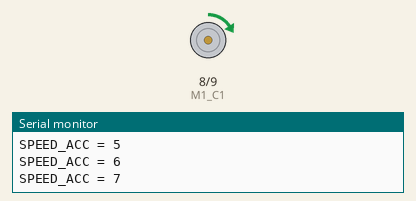
This sketch was run on a simulated Arduino Uno, built with avr-gcc and run on an emulated ATmega328P. Shown: motor-driver pin pairs drawn as motors (green arrow = first pin HIGH = forward, orange = second pin HIGH = backward, longer = more drive, scaled by the enable pin), the last lines printed to the serial monitor.

Above: at 2.16 s.
At 14.14 s:
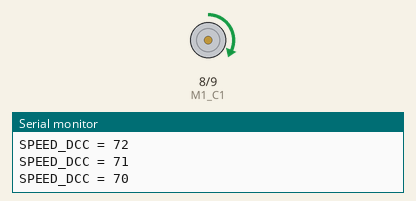
At 27.1 s:
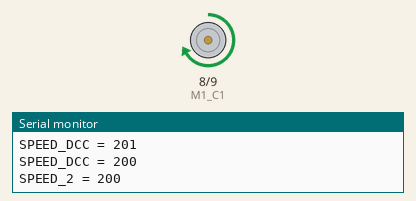
At 37.8 s:
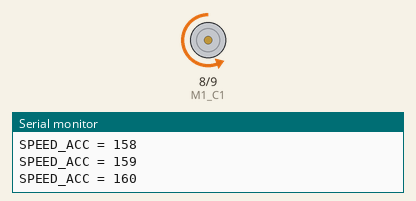
Timing chart, 0 to 40.0 s (numbered marks = the images above):
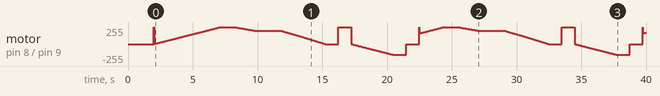

The sketch:

SingleMotorControl.ino
```cpp
// Motors (M) //
#define M_max_speed 255
#define M_min_speed 0

// Motor 1 (M1) //
#define M1_EN 10  // M1 enable/PWM pin
#define M1_C1 8   // M1 control pin 1
#define M1_C2 9   // M1 control pin 2
int M1_speed = 0; // Initial speed


void setup()
{
  // initialize serial:
  Serial.begin(9600);

  // Initialize motor defaults
  motor_setup();

  Serial.println("Starting in 2 s...");
  delay(2000);
}

void loop()
{
  motor_on();
  Serial.print("SPEED_1 = ");
  Serial.println(M1_speed);

  digitalWrite(M1_C1, HIGH);
  digitalWrite(M1_C2, LOW);
  Serial.println("DIR 1");
  set_speed(255, 20);
  delay(1000);

  // Set speed to 200
  set_speed(200, 30);
  Serial.print("SPEED_2 = ");
  Serial.println(M1_speed);
  delay(2000);

  // Stop
  motor_stop();
  motor_off();
  delay(1000);
  motor_on();
  Serial.print("SPEED_3 = ");
  Serial.println(M1_speed);
  delay(1000);

  // Change direction
  digitalWrite(M1_C1, LOW);
  digitalWrite(M1_C2, HIGH);
  Serial.println("DIR 2");
  set_speed(160, 20);
  delay(1000);

  // Stop
  motor_off();
  Serial.print("SPEED_4 = ");
  Serial.println(M1_speed);
  delay(1000);
}


// ######################################################
// ######################################################

void motor_setup()
{
  // Initialize motor defaults
  pinMode(M1_EN, OUTPUT);
  pinMode(M1_C1, OUTPUT);
  pinMode(M1_C2, OUTPUT);
  analogWrite(M1_EN, 0);
}

void acc(int to_speed, int t)
{
  Serial.println("ACC");
  M1_speed = M1_speed + 1;
  for (M1_speed; M1_speed <= to_speed; M1_speed++)
  {
    Serial.print("SPEED_ACC = ");
    Serial.println(M1_speed);
    analogWrite(M1_EN, M1_speed);
    delay(t);
  }
  Serial.println("");
  M1_speed = M1_speed - 1;
}


void dcc(int to_speed, int t)
{
  Serial.println("DCC");
  M1_speed = M1_speed - 1;
  for (M1_speed; M1_speed >= to_speed; M1_speed--)
  {
    analogWrite(M1_EN, M1_speed);
    Serial.print("SPEED_DCC = ");
    Serial.println(M1_speed);
    delay(t);
  }
  Serial.println("");
  M1_speed = M1_speed + 1;
}


void set_speed(int s, int t)
{
  Serial.print("SETTING SPEED TO = ");
  Serial.println(s);
  if (s < M1_speed)
  {
    dcc(s, t);
  }
  else if (s > M1_speed)
  {
    acc(s, t);
  }
}


void motor_off()
{
  Serial.println("MOTOR OFF");
  digitalWrite(M1_EN, LOW);
}


void motor_on()
{
  Serial.println("MOTOR ON");
  digitalWrite(M1_EN, HIGH);
}


void motor_stop()
{
  Serial.println("MOTOR STOP");
  if (M1_speed > 0)
  {
    set_speed(0, 10);
  }
}
```
